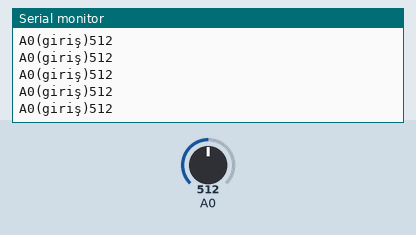
This sketch was run on a simulated Arduino Uno, built with avr-gcc and run on an emulated ATmega328P. Shown: the last lines printed to the serial monitor. Inputs (shaded band) come from the test bench; at power-on: A0 = 512.

Above: at 1.2 s.
1.3 s: A0 set to 104
At 1.9 s:
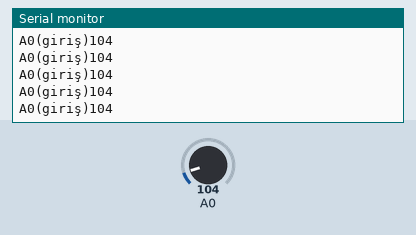
2.8 s: A0 set to 90
At 3.3 s:
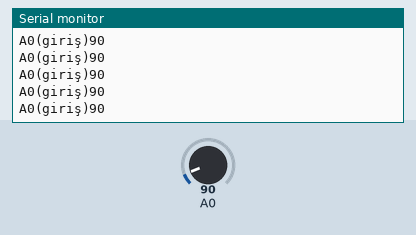
Timing chart, 0 to 5.8 s (numbered marks = the images above; inputs shaded):
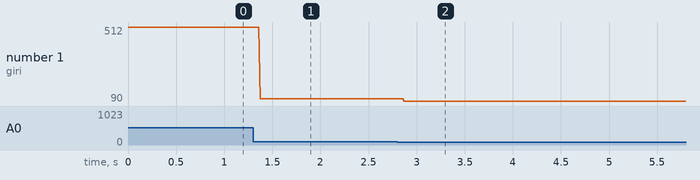

Measured:
- after the input at 1.3 s, the serial monitor: prints a new line after 0.07 s (image 1)
- after the input at 2.8 s, the serial monitor: prints a new line after 0.07 s (image 2)
- plotted number 1: 512 → 104 after the input at 1.3 s, 104 → 90 after the input at 2.8 s

The sketch:

sketch_feb18a.ino
```cpp
void setup() {
  // put your setup code here, to run once:
Serial.begin(9600);
}

void loop() {
  // put your main code here, to run repeatedly:
int LDR = analogRead (A0);

Serial.print("A0(giriş)");
Serial.println(LDR);
if(LDR < 20)
{
  digitalWrite(3,1);
  digitalWrite(4,0);
  digitalWrite(5,0);

 }
   else if(LDR < 40)
  {
    digitalWrite(3,1);
  digitalWrite(4,1);
  digitalWrite(5,0);


    }
    else{
        digitalWrite(3,1);
  digitalWrite(4,1);
  digitalWrite(5,1);


      }

}
```
